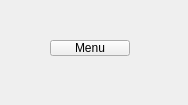
<?xml version="1.0" encoding="UTF-8"?>
<ui version="4.0">
 <class>AnotherWindow</class>
 <widget class="QWidget" name="AnotherWindow">
  <property name="geometry">
   <rect>
    <x>0</x>
    <y>0</y>
    <width>188</width>
    <height>105</height>
   </rect>
  </property>
  <property name="windowTitle">
   <string>Form</string>
  </property>
  <widget class="QPushButton" name="pushButton">
   <property name="geometry">
    <rect>
     <x>50</x>
     <y>40</y>
     <width>80</width>
     <height>16</height>
    </rect>
   </property>
   <property name="text">
    <string>Menu</string>
   </property>
  </widget>
 </widget>
 <resources/>
 <connections/>
</ui>
